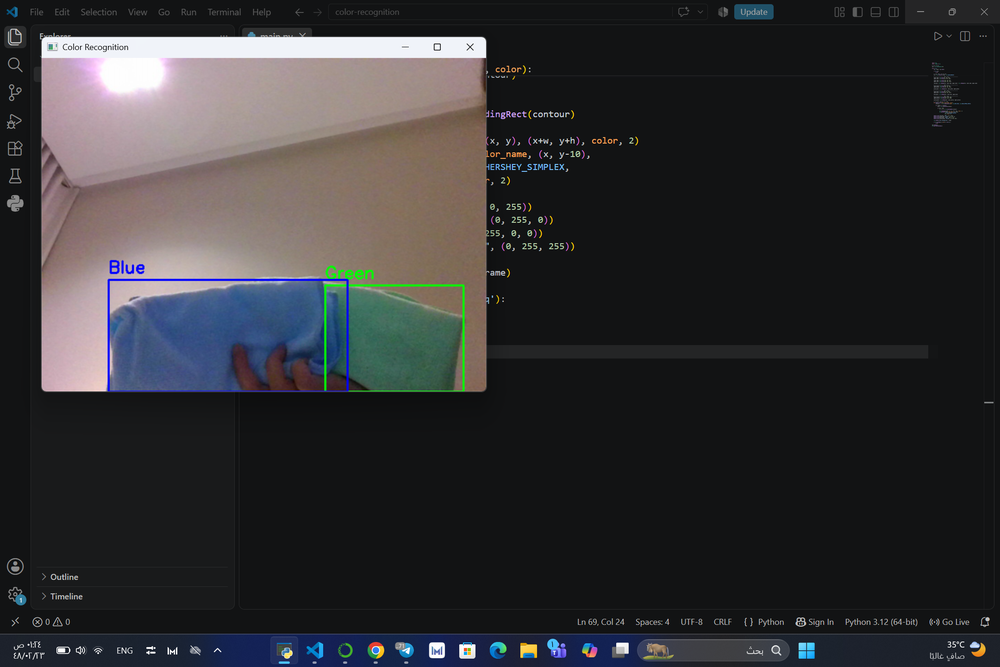
#> input picture color.png, 1000 x 667 px, shrunk from 2160 x 1440 before the run, given in place of the camera
$ python main.py
#> lines starting #> are read from the running program, lines starting #| are printed output that depends on the picture; after the words box and inside, x2 and y2 are one past the last pixel; in counts of white or black regions, pixels touching at a corner belong together
import cv2
import numpy as np

# open webcam
cap = cv2.VideoCapture(0)

while True:
    ret, frame = cap.read()
#> frame is the input picture: shape (667, 1000, 3); mean B, G, R 51.3, 49, 49.4

    if not ret:
        break

    # convert to HSV
    hsv = cv2.cvtColor(frame, cv2.COLOR_BGR2HSV)
#> hsv: shape (667, 1000, 3); mean H, S, V 95.8, 40, 56.4

    # ------------------ red ------------------
    lower_red1 = np.array([0, 120, 70])
    upper_red1 = np.array([10, 255, 255])

    lower_red2 = np.array([170, 120, 70])
    upper_red2 = np.array([180, 255, 255])

    red_mask = cv2.inRange(hsv, lower_red1, upper_red1) + cv2.inRange(hsv, lower_red2, upper_red2)
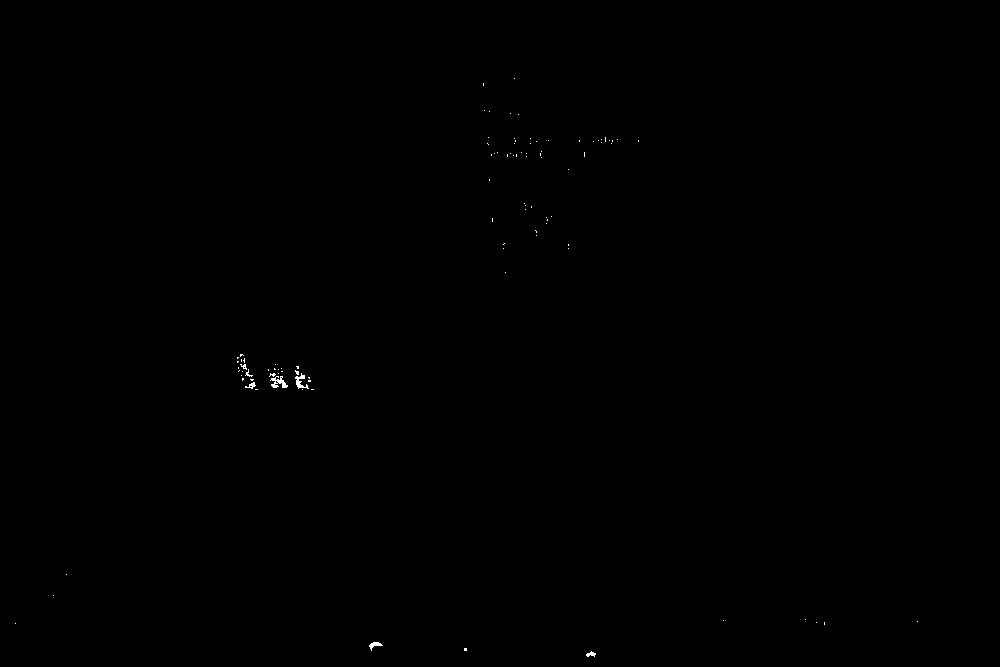
#> red_mask: shape (667, 1000); 0.09% white in thin lines or dots, all inside (x1, y1, x2, y2) = (15, 78, 918, 657)

    # ------------------ green------------------
    lower_green = np.array([36, 50, 70])
    upper_green = np.array([89, 255, 255])

    green_mask = cv2.inRange(hsv, lower_green, upper_green)
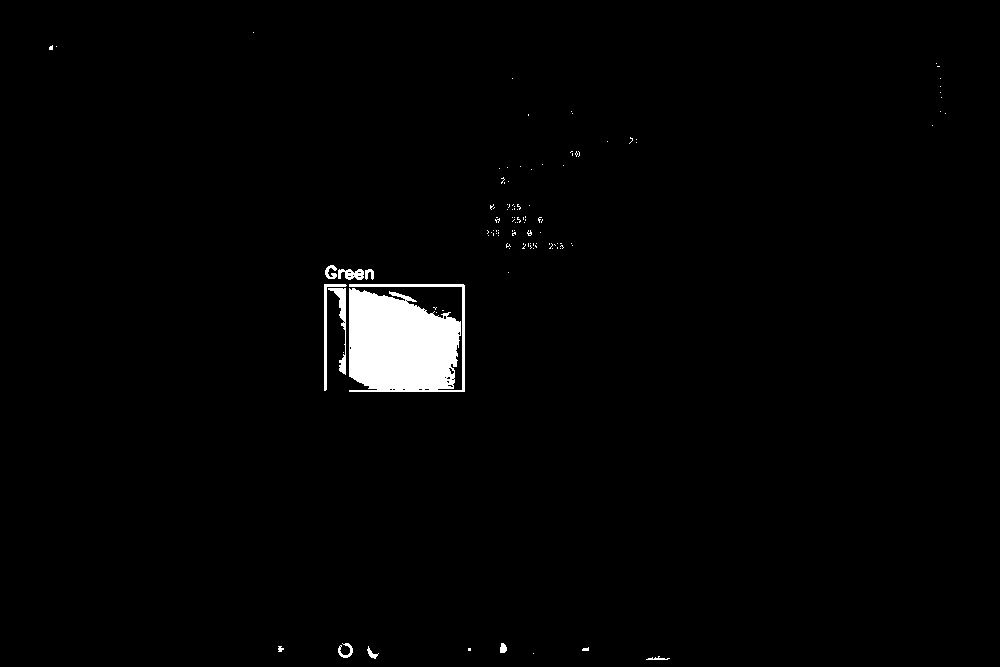
#> green_mask: shape (667, 1000); 1.8% white; 115 white regions (103 under 20 px), largest, box (x1, y1, x2, y2) and area: (349, 284, 465, 392) 10212, (328, 288, 346, 375) 417, (324, 284, 347, 391) 378

    # ------------------ blue ------------------
    lower_blue = np.array([90, 50, 70])
    upper_blue = np.array([128, 255, 255])

    blue_mask = cv2.inRange(hsv, lower_blue, upper_blue)
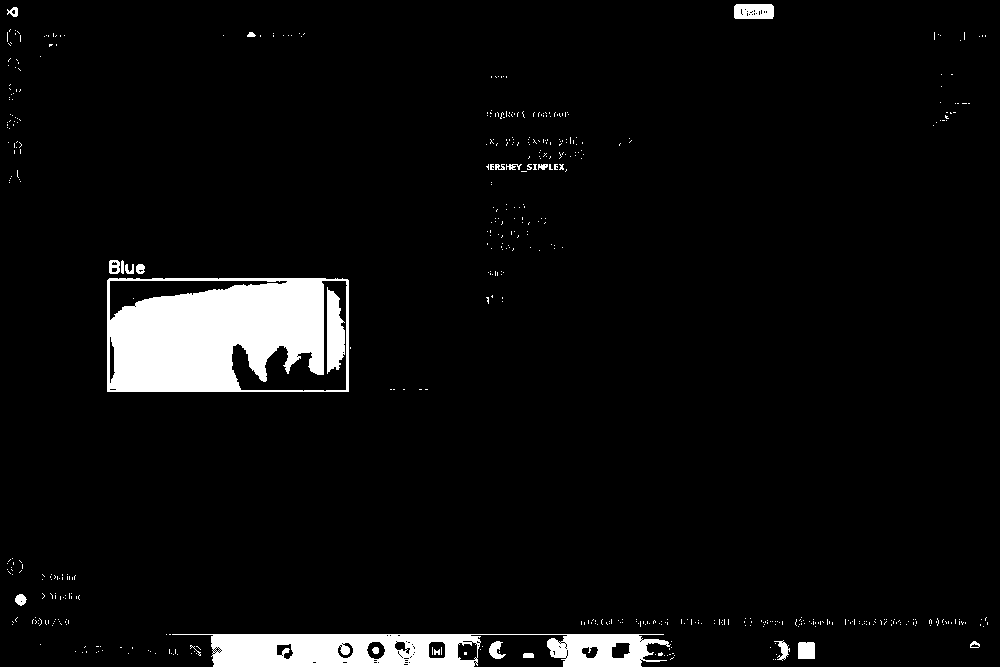
#> blue_mask: shape (667, 1000); 5.3% white; 542 white regions (519 under 20 px), largest, box (x1, y1, x2, y2) and area: (107, 278, 349, 392) 20260, (172, 634, 671, 667) 10454, (327, 287, 345, 374) 1160

    # ------------------ yellow ------------------
    lower_yellow = np.array([20, 100, 100])
    upper_yellow = np.array([35, 255, 255])

    yellow_mask = cv2.inRange(hsv, lower_yellow, upper_yellow)
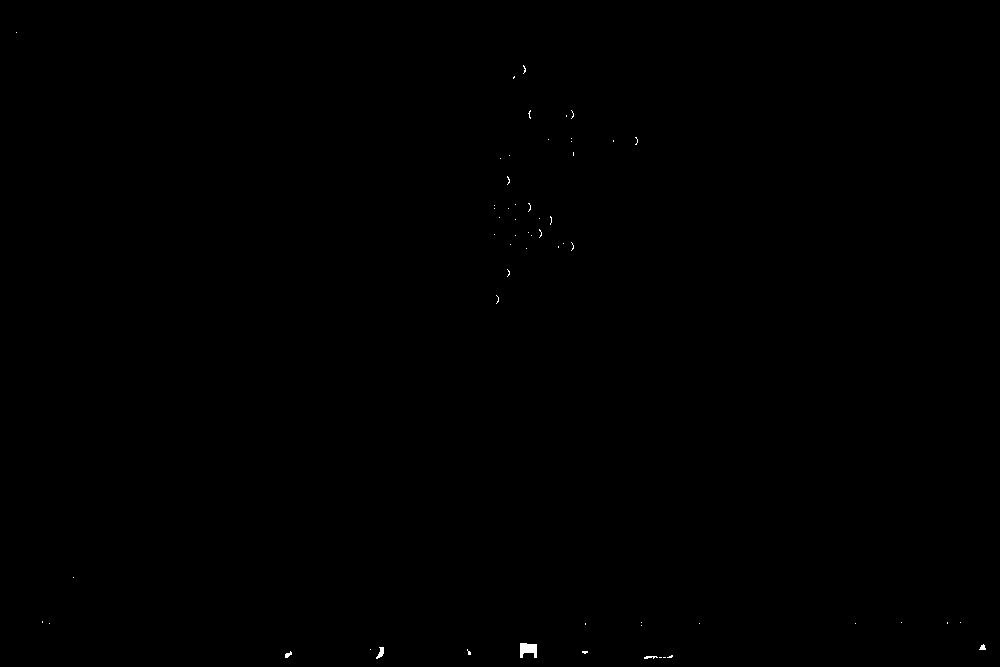
#> yellow_mask: shape (667, 1000); 0.08% white; 58 white regions (53 under 20 px)


    def detect_color(mask, color_name, color):
#> called with color_name = 'Red', color = (0, 0, 255)
        contours, _ = cv2.findContours(mask, cv2.RETR_TREE, cv2.CHAIN_APPROX_SIMPLE)
#> contours = 104 contours, 99 with area under 20; largest, box (x1, y1, x2, y2) and area: (270, 376, 288, 388) 74, (295, 373, 309, 389) 57, (369, 642, 383, 651) 38, (586, 651, 596, 657) 24, (245, 382, 256, 389) 23

        for contour in contours:
            area = cv2.contourArea(contour)

            if area > 500:
                x, y, w, h = cv2.boundingRect(contour)

                cv2.rectangle(frame, (x, y), (x+w, y+h), color, 2)
                cv2.putText(frame, color_name, (x, y-10),
                            cv2.FONT_HERSHEY_SIMPLEX,
                            0.8, color, 2)
#> this loop made 104 passes
#> area on passes 1, 3, 15, 21, 25: 23.5, 37.5, 23, 74, 57

    detect_color(red_mask, "Red", (0, 0, 255))
    detect_color(green_mask, "Green", (0, 255, 0))
#> call 2 of detect_color, with color_name = 'Green', color = (0, 255, 0)
#> in detect_color (call 2), `contours, _ = cv2.findContours(mask, cv2.RETR_TREE, cv2.CHAIN_APPROX_S..`: contours = 140 contours, 129 with area under 20; largest, box (x1, y1, x2, y2) and area: (349, 284, 465, 392) 9758, (328, 288, 346, 375) 315, (324, 284, 347, 391) 251, (338, 269, 364, 280) 170, (325, 265, 337, 279) 69
#> the loop in detect_color (call 2), `for contour in contours:` made 140 passes
#> (area, x, y, w, h) on pass 16: (9757.5, 349, 284, 116, 108)
#> area on passes 1, 5, 7, 8, 14, 27: 20, 39.5, 43, 65, 315, 21.5
#> after the loop in detect_color (call 2), `for contour in contours:`:
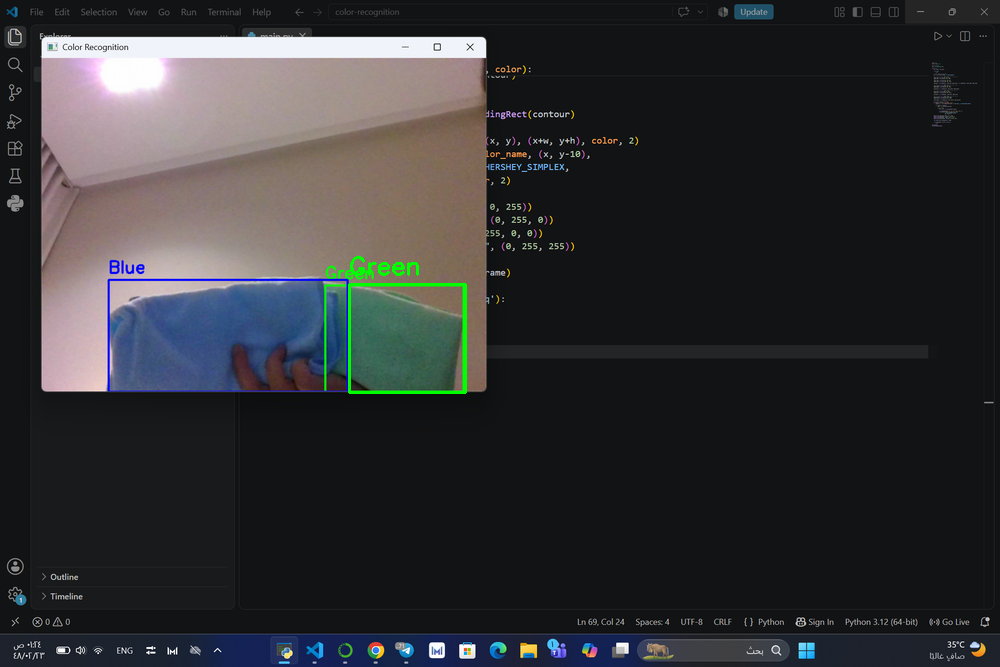
#> frame: shape (667, 1000, 3); 0.26% of pixels changed, all inside (x1, y1, x2, y2) = (348, 256, 467, 394)
    detect_color(blue_mask, "Blue", (255, 0, 0))
#> call 3 of detect_color, with color_name = 'Blue', color = (255, 0, 0)
#> in detect_color (call 3), `contours, _ = cv2.findContours(mask, cv2.RETR_TREE, cv2.CHAIN_APPROX_S..`: contours = 659 contours, 625 with area under 20; largest, box (x1, y1, x2, y2) and area: (107, 278, 349, 392) 27191, (172, 634, 671, 667) 11376, (231, 280, 348, 392) 5248, (109, 280, 288, 321) 2373, (327, 287, 345, 374) 1060
#> the loop in detect_color (call 3), `for contour in contours:` made 659 passes
#> (area, x, y, w, h) on passes 56, 361, 366, 367, 369, 643: (11376, 172, 634, 499, 33), (27191, 107, 278, 242, 114), (5247.5, 231, 280, 117, 112), (1060.5, 327, 287, 18, 87), (2373, 109, 280, 179, 41), (540, 734, 4, 40, 15)
#> area on passes 13, 48, 49, 50, 52, 53: 39, 254, 42.5, 23, 140.5, 104
#> after the loop in detect_color (call 3), `for contour in contours:`:
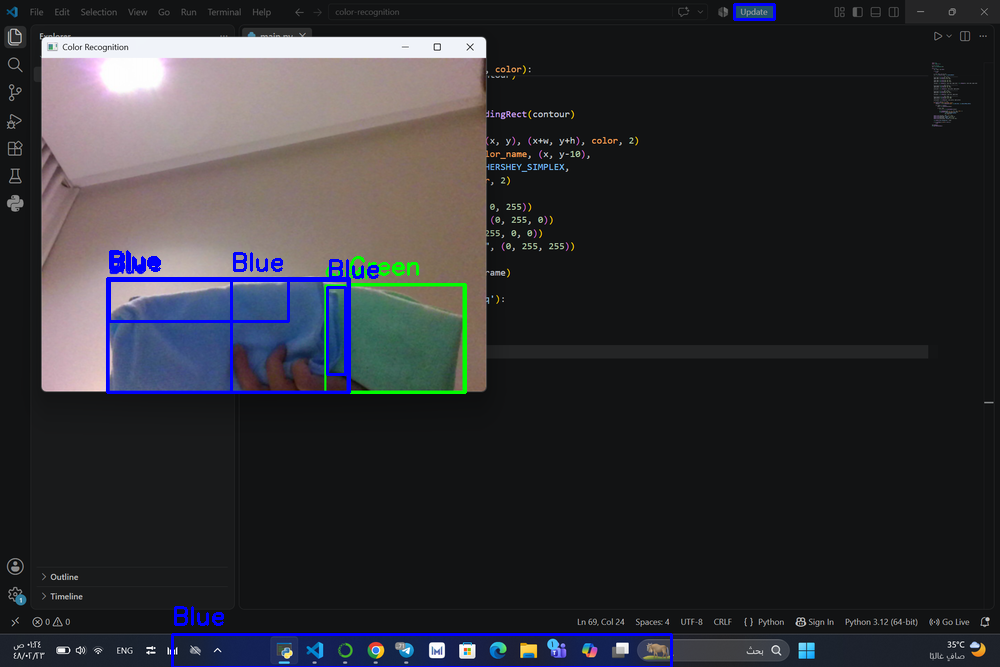
#> frame: shape (667, 1000, 3); 1.27% of pixels changed, all inside (x1, y1, x2, y2) = (106, 3, 776, 667)
    detect_color(yellow_mask, "Yellow", (0, 255, 255))
#> in detect_color (call 4), `contours, _ = cv2.findContours(mask, cv2.RETR_TREE, cv2.CHAIN_APPROX_S..`: contours = 58 contours, 56 with area under 20; largest, box (x1, y1, x2, y2) and area: (520, 643, 537, 658) 157, (376, 647, 384, 659) 36

    cv2.imshow("Color Recognition", frame)

    if cv2.waitKey(1) & 0xFF == ord('q'):
#> (key q is pressed here)
        break

cap.release()
cv2.destroyAllWindows()
